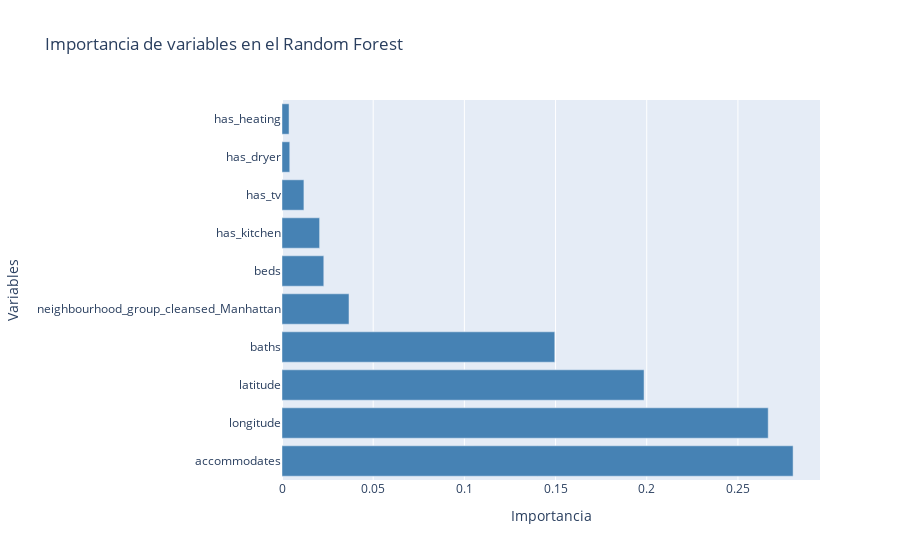

This figure's notebook cell:
### Code cell
# visualizacion de la importancia mediante un grafico de barras
data = [
    go.Bar(
        y = importancia_predictores["predictor"],
        x = importancia_predictores["importancia"],
        marker_color = "steelblue",
        orientation='h',
        name = "Importancia de variables"
    )      
]

layout = go.Layout(title = "Importancia de variables en el Random Forest", xaxis_title = "Importancia", yaxis_title = "Variables")

fig = go.Figure(data = data, layout = layout)

fig.show()

### Figure 1 — Plotly figure (JSON) as saved in the notebook; plotly's stock layout.template omitted (floating-point values rounded to 4 significant figures)
{"data": [{"marker": {"color": "steelblue"}, "name": "Importancia de variables", "orientation": "h", "type": "bar", "x": [0.2803, 0.2666, 0.1985, 0.1496, 0.03674, 0.02292, 0.02062, 0.01201, 0.004255, 0.003864], "y": ["accommodates", "longitude", "latitude", "baths", "neighbourhood_group_cleansed_Manhattan", "beds", "has_kitchen", "has_tv", "has_dryer", "has_heating"]}], "layout": {"title": {"text": "Importancia de variables en el Random Forest"}, "xaxis": {"title": {"text": "Importancia"}}, "yaxis": {"title": {"text": "Variables"}}}}
